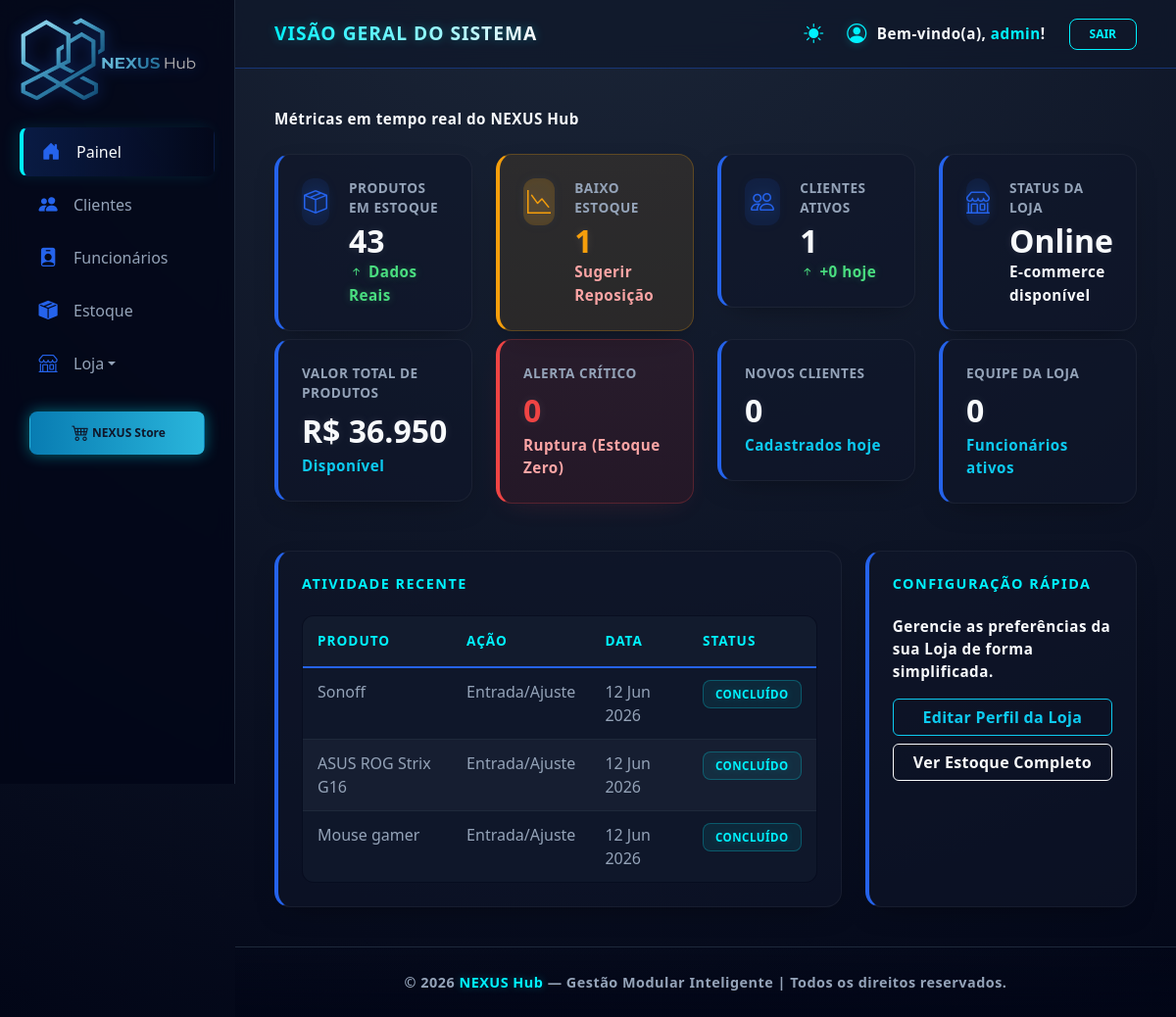
/nexushub/dashboard/painel/ (signed in), run on an earlier commit of the app's database.
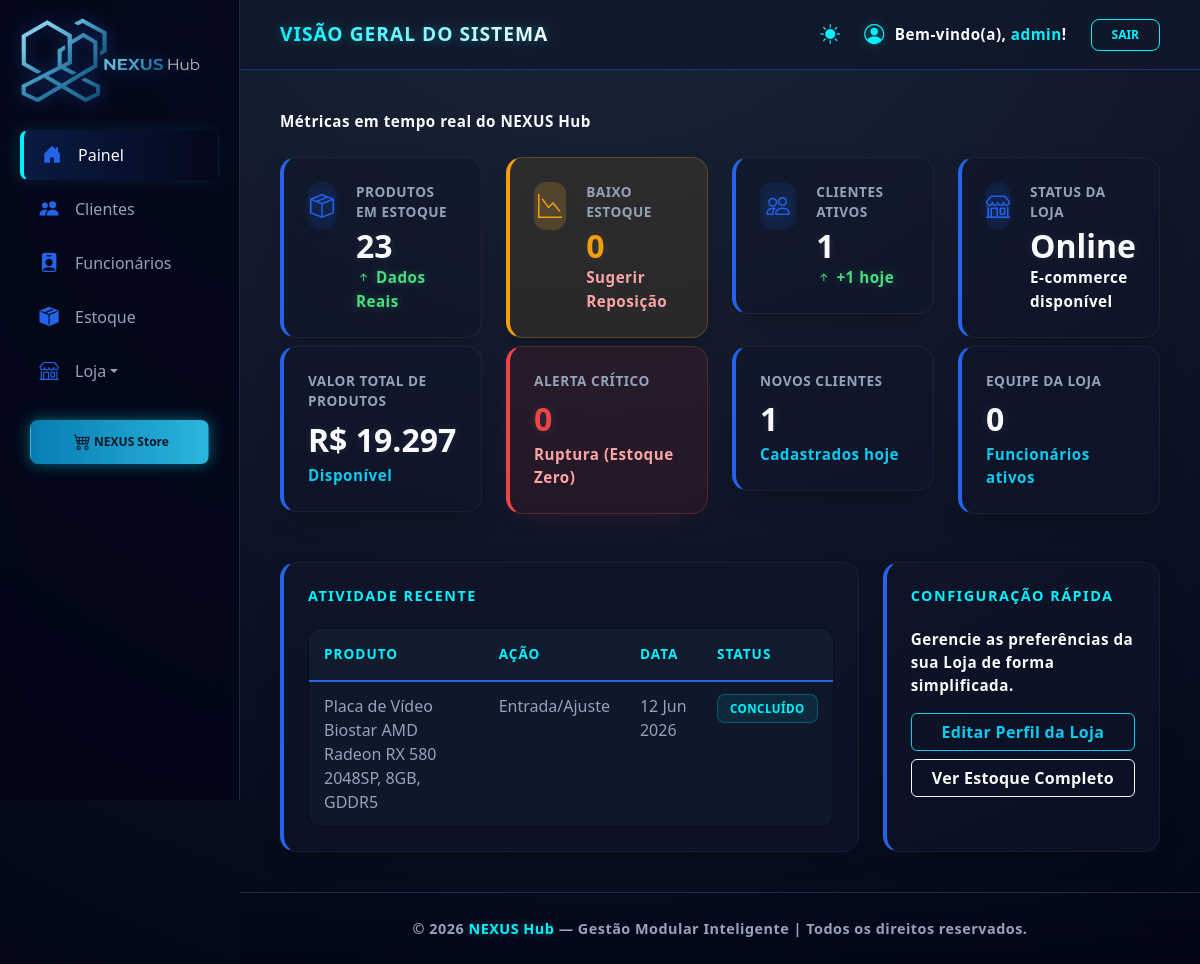
And on a later commit of the database.
### dashboard/models.py (models this page shows, shortened)
class Produto(models.Model):
    loja = models.ForeignKey(Loja, on_delete=models.CASCADE)
    categoria = models.ForeignKey('Categoria', on_delete=models.SET_NULL, null=True, blank=True)
    nome = models.CharField(max_length=255)
    descricao = models.TextField()
    preco = models.DecimalField(max_digits=10, decimal_places=2)
    estoque = models.IntegerField(default=0)
    estoque_minimo = models.IntegerField(default=5)
    ativo = models.BooleanField(default=True)
    data_criacao = models.DateTimeField(auto_now_add=True)

### dashboard/decorators.py (the view, shortened to what this page needs)
    @login_required(login_url='login_view')
    def _wrapped_view(request, *args, **kwargs):
        if request.user.is_superuser:
            return view_func(request, *args, **kwargs)

### dashboard/templates/dashboard.html (shortened to what this page needs)
{% extends "base.html" %}
{% load humanize %}
{% block page_title %}Visão Geral do Sistema{% endblock %}
{% block content %}
<div class="dashboard-container">
    <div class="dashboard-header mb-4">
        <p class="text-muted-dynamic">Métricas em tempo real do NEXUS Hub</p>
    </div>
    <div class="row g-4 mb-2">
        <div class="col-md-3">
            <div class="stat-card">
                <div class="stat-icon"><i class="bi bi-box-seam"></i></div>
                <div class="stat-content">
                    <span class="stat-label">Produtos em Estoque</span>
                    <h3 class="stat-value">{{ total_itens|intcomma }}</h3>
                    <span class="stat-trend trend-up"><i class="bi bi-arrow-up-short"></i> Dados Reais</span>
                </div>
            </div>
        </div>
        <div class="col-md-3">
            <div class="stat-card low-stock">
                <div class="stat-icon"><i class="bi bi-graph-down"></i></div>
                <div class="stat-content">
                    <span class="stat-label">Baixo Estoque</span>
                    <h3 class="stat-value">{{ baixo_estoque }}</h3>
                    <span class="stat-trend text-alert-red">Sugerir Reposição</span>
                </div>
            </div>
        </div>
        <div class="col-md-3">
            <div class="stat-card">
                <div class="stat-icon"><i class="bi bi-people"></i></div>
                <div class="stat-content">
                    <span class="stat-label">Clientes Ativos</span>
                    <h3 class="stat-value">{{ total_clientes_ativos|default:"0" }}</h3>
                    <span class="stat-trend trend-up"><i class="bi bi-arrow-up-short"></i> +{{ novos_clientes_hoje|default:"0" }} hoje</span>
                </div>
            </div>
        </div>
        <div class="col-md-3">
            <div class="stat-card status-online">
                <div class="stat-icon"><i class="bi bi-shop"></i></div>
                <div class="stat-content">
                    <span class="stat-label">Status da Loja</span>
                    <h3 class="stat-value">{{ loja_status|default:"Online" }}</h3>
                    <span class="stat-subtitle">E-commerce disponível</span>
                </div>
            </div>
        </div>
    </div>
    <div class="row g-4 mb-5">
        <div class="col-md-3">
            <div class="metric-card">
                <div class="metric-label">Valor Total de Produtos</div>
                <div class="metric-value">R$ {{ valor_estoque|intcomma }}</div>
                <div class="text-info">Disponível</div>
            </div>
        </div>
        <div class="col-md-3">
            <div class="metric-card warning">
                <div class="metric-label">Alerta Crítico</div>
                <div class="metric-value" style="color: #ef4444;">{{ alertas_criticos|stringformat:"01d" }}</div>
                <div class="text-alert-red">Ruptura (Estoque Zero)</div>
            </div>
        </div>
        <div class="col-md-3">
            <div class="metric-card">
                <div class="metric-label">Novos Clientes</div>
                <div class="metric-value">{{ novos_clientes_hoje|default:"0" }}</div>
                <div class="text-info">Cadastrados hoje</div>
            </div>
        </div>
        <div class="col-md-3">
            <div class="metric-card">
                <div class="metric-label">Equipe da Loja</div>
                <div class="metric-value">{{ total_funcionarios|default:"0" }}</div>
                <div class="text-info">Funcionários ativos</div>
            </div>
        </div>
    </div>
    <div class="row g-4">
        <div class="col-lg-8">
            <div class="metric-card h-100">
                <h5 class="mb-4 dashboard-section-title">Atividade Recente</h5>
                <div class="table-responsive">
                    <table class="table nexus-table mb-0">
                        <thead>
                            <tr>
                                <th>Produto</th>
                                <th>Ação</th>
                                <th>Data</th>
                                <th>Status</th>
                            </tr>
                        </thead>
                        <tbody>
                            {% for produto in produtos|slice:":3" %}
                            <tr>
                                <td>{{ produto.nome }}</td>
                                <td>Entrada/Ajuste</td>
                                <td>{{ hoje|date:"d M Y" }}</td>
                                <td><span class="badge-nexus badge-online">Concluído</span></td>
                            </tr>
                            {% empty %}
                            <tr>
                                <td colspan="4" class="text-center text-muted py-3">Sem atividades recentes</td>
                            </tr>
                            {% endfor %}
                        </tbody>
                    </table>
                </div>
            </div>
        </div>
        <div class="col-lg-4">
            <div class="metric-card h-100">
                <h5 class="mb-4 dashboard-section-title">Configuração Rápida</h5>
                <p class="nexus-config-subtitle">Gerencie as preferências da sua Loja de forma simplificada.</p>
                <div class="d-grid gap-2">
                    <a href="{% url 'editar_loja' %}" class="btn btn-outline-info">Editar Perfil da Loja</a>
                    <a href="{% url 'lista_estoque' %}" class="btn btn-outline-light">Ver Estoque Completo</a>
                </div>
            </div>
        </div>
    </div>
</div>
{% endblock %}

### dashboard/templates/base.html (shortened to what this page needs)
{% load static %}
<!DOCTYPE html>
<html lang="pt-br">
<head>
    <link href="https://cdn.jsdelivr.net/npm/bootstrap@5.3.0/dist/css/bootstrap.min.css" rel="stylesheet">
    <link rel="stylesheet" href="https://cdn.jsdelivr.net/npm/bootstrap-icons@1.11.1/font/bootstrap-icons.css">
</head>
<body>
    <div class="app-wrapper">
        <nav class="sidebar">
            <div class="sidebar-brand">
                <a href="{% url 'home' %}">
                    <img src="{% static 'img/nexushub.png' %}" alt="NEXUS HUB" class="sidebar-logo">
                </a>
            </div>
            <ul>
                {% if is_admin %}
                <li class="{% if request.resolver_match.url_name == 'dashboard' %}active{% endif %}">
                    <a href="{% url 'dashboard' %}"><i class="bi bi-house-door-fill"></i> Painel</a>
                </li>
                <li class="{% if request.resolver_match.url_name == 'lista_clientes' %}active{% endif %}">
                    <a href="{% url 'lista_clientes' %}"><i class="bi bi-people-fill"></i> Clientes</a>
                </li>
                <li class="{% if request.resolver_match.url_name == 'lista_funcionarios' %}active{% endif %}">
                    <a href="{% url 'lista_funcionarios' %}"><i class="bi bi-person-badge-fill"></i> Funcionários</a>
                </li>
                {% endif %}
                {% if is_admin or is_vendedor %}
                {% if loja %}
                <li class="{% if request.resolver_match.url_name == 'lista_estoque' %}active{% endif %}">
                    <a href="{% url 'lista_estoque' %}"><i class="bi bi-box-seam-fill"></i> Estoque</a>
                </li>
                {% endif %}
                <li class="nav-item dropdown">
                    <a href="#" class="dropdown-toggle" data-bs-toggle="dropdown">
                        <i class="bi bi-shop"></i> Loja
                    </a>
                </li>
                {% endif %}
                <li class="mt-4">
                    <a href="{% url 'vitrine' %}" class="btn-nexus-store-brand">
                        <i class="bi bi-cart4 me-2" style="color: inherit !important; margin: 0 !important; font-size: 1.1rem;"></i> NEXUS Store
                    </a>
                </li>
            </ul>
        </nav>
        <main class="main-layout">
            <header class="header">
                <div class="page-title-glow">
                    {% block page_title %}Dashboard{% endblock %}
                </div>
                <div class="header-actions d-flex align-items-center gap-3">
                    <button id="theme-toggle" class="theme-toggle-btn" title="Alternar Tema">
                        <i id="theme-icon" class="bi bi-sun-fill"></i>
                    </button>
                    {% if user.is_authenticated %}
                    <div class="user-info d-flex align-items-center gap-4">
                        <div class="user-welcome-text">
                            <i class="bi bi-person-circle"></i>
                            <span>Bem-vindo(a), <span style="color: var(--sotaque-glow);">{{ user.username }}</span>!</span>
                        </div>
                        <a href="{% url 'logout_view' %}" class="logout-btn">Sair</a>
                    </div>
                    {% endif %}
                </div>
            </header>
        <div class="nexus-main-content" id="main-content">
                {% block content %}
                {% endblock %}
        </div>
            <footer class="rodape">
                <p>&copy; {% now "Y" %} <span class="footer-brand">NEXUS Hub</span> — Gestão Modular Inteligente | Todos os direitos reservados.</p>
            </footer>
        </main>
    </div>
</body>
</html>

### dashboard/templates/base.html (style rules this page uses)
:root { --nexus-blue: #2563eb; --nexus-blue-glow: rgba(37, 99, 235, 0.4); --azul-profundo: #020617; --azul-card: #0f172a; --borda: #1e293b; --texto-muted: #94a3b8; --turquesa-brilhante: #00f2fe; --turquesa-glow: rgba(0, 242, 254, 0.3); --bg-principal: radial-gradient(circle at 50% -20%, #1e293b 0%, #020617 100%); --texto-principal: #f8fafc; --sotaque-glow: var(--turquesa-brilhante); --bg-alert: #1e293b; --border-alert: #0ea5e9; }
.theme-toggle-btn { background: none; border: none; color: var(--sotaque-glow); cursor: pointer; padding: 8px; display: flex; align-items: center; justify-content: center; transition: transform 0.2s ease; font-size: 1.25rem; }
.fade-in-content { animation: fadeInUp 0.5s ease-out forwards; }
* { margin: 0; padding: 0; box-sizing: border-box; font-family: 'Segoe UI', system-ui, sans-serif; }
html, body { height: 100%; background: var(--bg-principal); background-attachment: fixed; color: var(--texto-principal); overflow-x: hidden; transition: background 0.3s ease, color 0.3s ease; }
.app-wrapper { display: flex; min-height: 100vh; width: 100%; }
.sidebar { width: 240px; flex-shrink: 0; background: rgba(2, 6, 23, 0.8); backdrop-filter: blur(10px); border-right: 1px solid var(--borda); display: flex; flex-direction: column; padding: 10px 20px; position: sticky; top: 0; height: 100vh; z-index: 1000; }
.sidebar-brand { height: 100px; display: flex; align-items: center; margin-bottom: 20px; }
.btn-nexus-store-brand { background: linear-gradient(90deg, #087cb2, #2ab6dc); color: #0f172a !important; padding: 10px 15px; border-radius: 10px; text-decoration: none; display: flex; align-items: center; justify-content: center; font-weight: 700; font-size: 0.75rem; transition: 0.3s; margin: 15px 10px; box-shadow: 0 0 15px rgba(0, 242, 254, 0.4); border: none; }
.sidebar-logo { max-width: 180px; filter: drop-shadow(0 0 8px var(--nexus-blue-glow)); transition: all 0.3s ease; cursor: pointer; }
.sidebar ul { list-style: none; padding: 0; }
.sidebar li a, .sidebar .dropdown-toggle { color: var(--texto-muted); text-decoration: none; display: flex; align-items: center; padding: 12px 16px; border-radius: 8px; transition: 0.3s all; border: 1px solid transparent; margin-bottom: 4px; }
.sidebar li a i, .sidebar .dropdown-toggle i { width: 1.5rem; display: flex; justify-content: center; margin-right: 14px; font-size: 1.2rem; color: var(--nexus-blue); transition: 0.3s; }
.sidebar li.active a { background: linear-gradient(90deg, rgba(37, 99, 235, 0.2) 0%, transparent 100%); border-left: 4px solid var(--sotaque-glow); color: var(--texto-principal); box-shadow: -5px 0 15px rgba(0, 242, 254, 0.1); }
.main-layout { flex-grow: 1; display: flex; flex-direction: column; min-width: 0; }
.header { height: 70px; background: rgba(15, 23, 42, 0.7); backdrop-filter: blur(12px); border-bottom: 1px solid var(--nexus-blue-glow); display: flex; align-items: center; justify-content: space-between; padding: 0 40px; }
.page-title-glow { font-size: 1.2rem; font-weight: 800; background: linear-gradient(90deg, var(--sotaque-glow), var(--texto-principal)); -webkit-background-clip: text; -webkit-text-fill-color: transparent; filter: drop-shadow(0 0 5px var(--turquesa-glow)); letter-spacing: 1px; text-transform: uppercase; }
.logout-btn { border: 1px solid var(--sotaque-glow); color: var(--sotaque-glow); padding: 6px 20px; border-radius: 8px; text-decoration: none; font-size: 0.75rem; font-weight: 700; text-transform: uppercase; transition: 0.3s; }
.nexus-main-content { flex: 1 1 auto; padding: 40px; width: 100%; }
.rodape { padding: 25px; text-align: center; background: linear-gradient(0deg, rgba(2, 6, 23, 0.9) 0%, transparent 100%); border-top: 1px solid var(--borda); }
.rodape p { color: var(--texto-muted); font-size: 0.9rem; font-weight: 600; letter-spacing: 0.5px; margin: 0; }
.footer-brand { color: var(--sotaque-glow); text-shadow: 0 0 8px var(--turquesa-glow); }
.user-welcome-text { font-size: 0.95rem; font-weight: 600; letter-spacing: 0.5px; color: var(--texto-principal); display: flex; align-items: center; gap: 10px; }
.user-welcome-text i { font-size: 1.25rem; color: var(--sotaque-glow); filter: drop-shadow(0 0 5px var(--turquesa-glow)); }

What changed in the data, as far as the page shows it:
removed Produto: nome "Sonoff", hoje "12 Jun 2026"
removed Produto: nome "ASUS ROG Strix G16", hoje "12 Jun 2026"
removed Produto: nome "Mouse gamer", hoje "12 Jun 2026"
added Produto: nome "Placa de Vídeo Biostar AMD Radeon RX 580 2048SP, 8GB, GDDR5", data_criacao "12 Jun 2026"
Also different on the page:
{{ total_itens|intcomma }}: "43" → "23"
{{ baixo_estoque }}: "1" → "0"
{{ novos_clientes_hoje|default:"0" }}: "0" → "1"
{{ valor_estoque|intcomma }}: "36.950" → "19.297"
